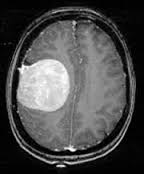
%> input picture 1.jpg, 144 x 174 px
$ octave --eval "result = test_results(imread('1.jpg'));"   (GNU Octave 9; MATLAB toolbox functions it lacks are replaced by stand-ins)
%> lines starting %> are read from the running program, lines starting %| are printed output that depends on the picture; in (x1, y1, x2, y2) boxes, pixels count from 0 and x2, y2 are one past the last pixel; in counts of white or black regions, pixels touching at a corner belong together; the program's own positions count from 1
function [Precision Recall FMeasure accuracy TL NL] = test_results(I1)
        ss=size(I1,2);
%> ss = 144
 %brain2               BRAIN-TUMOUR3
 [FileName,PathName] = uigetfile('*.jpg','Select Ground truth of MRI Image');
%> the answer given: 1.jpg

I2= imresize(imread(FileName),[size(I1,1) size(I1,2)]);
%> I2 is the input picture: size 174x144x3 uint8; min 0, max 255, mean 75.9
figure(2);
imshow(I2);
title('Ground truth');

level = graythresh(I2);
%> level = 0.29

I2 = im2bw((I2),level);
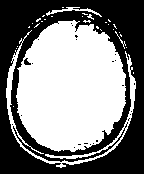
%> I2: size 174x144 logical; 51% white; 25 black regions (23 under 20 px), largest, box (x1, y1, x2, y2) and area: (0, 0, 144, 174) 12201, (24, 58, 31, 65) 29

level = graythresh(I1);

I1 = im2bw((I1),level);


actual_tumor =0;
actual_non_tumor =0;
system_tumor =0;
system_non_tumor =0;
TP=0;
FP=0;
TN=0;
FN=0;
for i=1:size(I1,1)-2
    for j=1:size(I1,2)-2

        x=I1(i,j)
        y=I2(i,j)
        if I1(i,j)==0 && I2(i+2,j+2)==0
            TP=TP+1;
        elseif I1(i,j)==0 && I2(i+2,j+2)==1
        TN=TN+1;
         elseif I1(i,j)==1 && I2(i+2,j+2)==0
        FN=FN+1;

        elseif I1(i,j)==1 && I2(i+2,j+2)==1
                FP=FP+1;

        end

        if I1(i,j)==0
            system_tumor=system_tumor+1;
        else
            system_non_tumor=system_non_tumor+1;
        end


        if I2(i,j)==0
            actual_tumor=actual_tumor+1;
        else
            actual_non_tumor=actual_non_tumor+1;
        end

    end
end
%> after the loop, FN = 1429; FP = 11356; TN = 1429; TP = 10210; actual_non_tumor = 12785; actual_tumor = 11639; system_non_tumor = 12785; system_tumor = 11639


disp('Tumor Detection Accuracy');
accuracy=((TP+TN)/(TP+TN+FP+FN))*100%size(temp_vectortest,1)
%> accuracy = 47.65


disp('Precision');

Precision=TP/(TP+FP)
%> Precision = 0.473


disp('Recall');

Recall=TP/(TP+FN)
%> Recall = 0.877

disp('F-Measure');

FMeasure=2*Precision*Recall/(Precision+Recall)
%> FMeasure = 0.615
disp('Positive Likelihood');
TL = TP/(TP+TN)
%> TL = 0.877
disp('Negative Likelihood');
NL = TN/(TN+FP)
%> NL = 0.112
%> `result = test_results(imread('1.jpg'));`: result = 0.473
end

$ run again, on 11.jpg
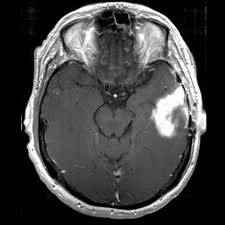
%> input picture 11.jpg, 225 x 225 px
%> in test_results, I2 is the input picture: size 225x225x3 uint8; min 0, max 255, mean 66.8
%> level = 0.435
%> in test_results, `I2 = im2bw((I2),level);`:
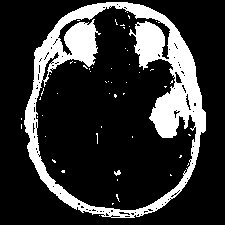
%> I2: size 225x225 logical; 19.8% white; 53 white regions (51 under 20 px), largest, box (x1, y1, x2, y2) and area: (24, 2, 206, 218) 9837, (114, 170, 121, 176) 25
%> after the loop in test_results, `for i=1:size(I1,1)-2`: FN = 1980; FP = 8061; TN = 1980; TP = 37708; actual_non_tumor = 10041; actual_tumor = 39688; system_non_tumor = 10041; system_tumor = 39688
%> accuracy = 79.81
%> Precision = 0.824
%> Recall = 0.95
%> FMeasure = 0.883
%> TL = 0.95
%> NL = 0.197
%> result = 0.824

$ run again, on 2.jpg
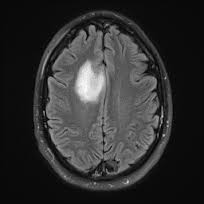
%> input picture 2.jpg, 204 x 204 px
%> in test_results, I2 is the input picture: size 204x204x3 uint8; min 0, max 252, mean 47.9
%> level = 0.231
%> in test_results, `I2 = im2bw((I2),level);`:
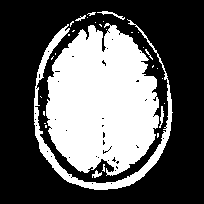
%> I2: size 204x204 logical; 36.6% white; 31 white regions (24 under 20 px), largest, box (x1, y1, x2, y2) and area: (46, 23, 159, 176) 12668, (34, 19, 173, 190) 2252, (97, 11, 125, 20) 63
%> after the loop in test_results, `for i=1:size(I1,1)-2`: FN = 1613; FP = 13619; TN = 1613; TP = 23959; actual_non_tumor = 15232; actual_tumor = 25572; system_non_tumor = 15232; system_tumor = 25572
%> accuracy = 62.67
%> Precision = 0.638
%> Recall = 0.937
%> FMeasure = 0.759
%> TL = 0.937
%> NL = 0.106
%> result = 0.638

$ run again, on 3.jpg
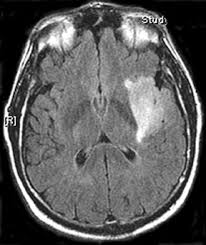
%> input picture 3.jpg, 206 x 245 px
%> in test_results, I2 is the input picture: size 245x206x3 uint8; min 0, max 255, mean 91.7
%> level = 0.31
%> in test_results, `I2 = im2bw((I2),level);`:
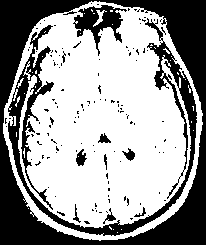
%> I2: size 245x206 logical; 60.7% white; 134 black regions (123 under 20 px), largest, box (x1, y1, x2, y2) and area: (0, 0, 206, 245) 12807, (8, 18, 197, 236) 5080, (73, 5, 127, 56) 1046
%> after the loop in test_results, `for i=1:size(I1,1)-2`: FN = 3481; FP = 27141; TN = 3476; TP = 15474; actual_non_tumor = 30622; actual_tumor = 18950; system_non_tumor = 30622; system_tumor = 18950
%> accuracy = 38.23
%> Precision = 0.363
%> Recall = 0.816
%> FMeasure = 0.503
%> TL = 0.817
%> NL = 0.114
%> result = 0.363
